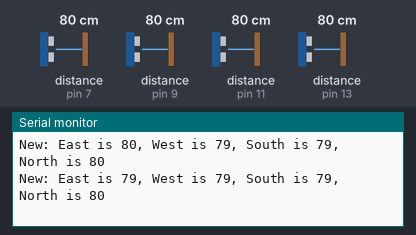
Simulated run of this sketch. Board: Arduino Uno, built with avr-gcc and run on an emulated ATmega328P. Shown: the last lines printed to the serial monitor. Wiring (inferred from the names in the program): 4 × ultrasonic range finder: trigger pin 6, echo pin 7 / trigger pin 8, echo pin 9 / trigger pin 10, echo pin 11 / trigger pin 12, echo pin 13. The inputs (shaded band) are chosen by the test bench; at power-on: distance to the obstacle (sensors on pin 7, pin 9, pin 11, pin 13) 80 cm. The echo pulse lasts 58.3 µs per cm.

Above: at 1.8 s.
1.9 s: distance to the obstacle (sensor on pin 7) set to 2 cm
At 2.7 s:
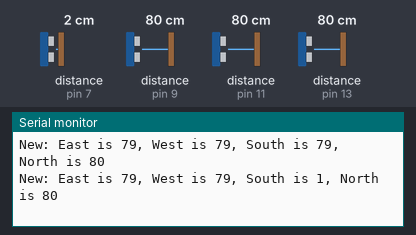
3.4 s: distance to the obstacle (sensor on pin 9) set to 2 cm
At 4.7 s:
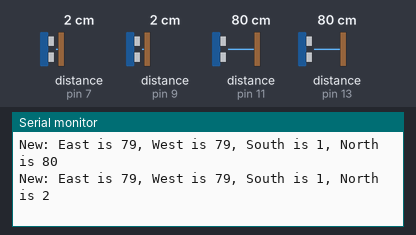
4.9 s: distance to the obstacle (sensor on pin 11) set to 2 cm
At 5.9 s:
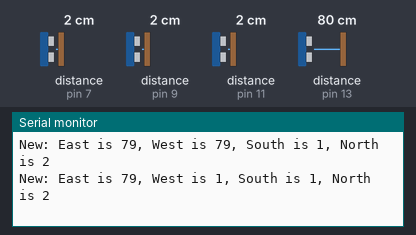
6.4 s: distance to the obstacle (sensor on pin 13) set to 2 cm
At 7.7 s:
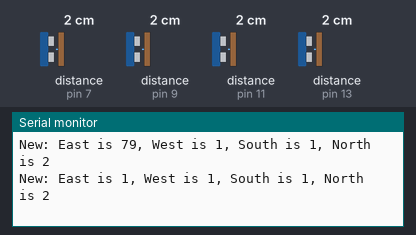
7.9 s: distance to the obstacle (sensor on pin 7) set to 4 cm
At 8.9 s:
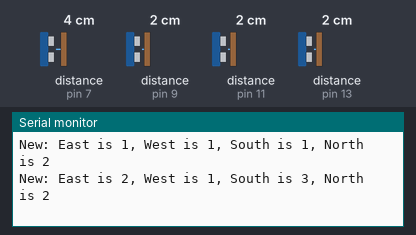
9.4 s: distance to the obstacle (sensor on pin 9) set to 4 cm
At 10.9 s:
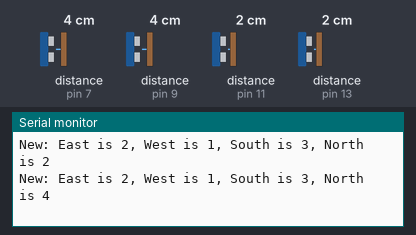
Timing chart, 0 to 11.9 s (numbered marks = the images above; inputs shaded):
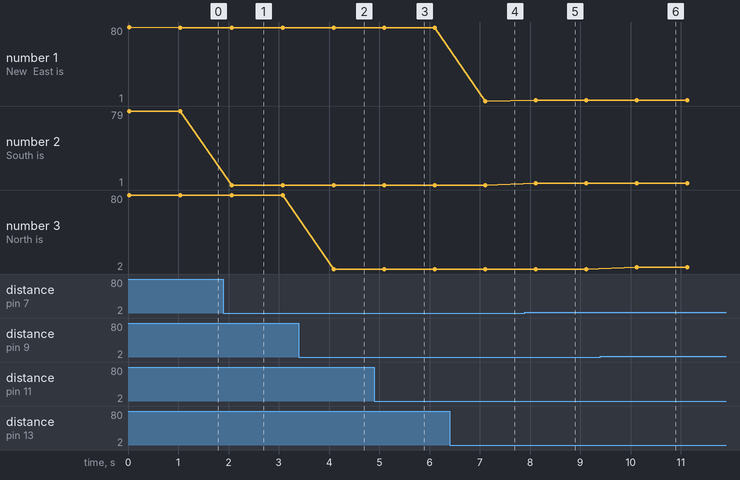

The sketch:

quad_ultrasonic_sensor.ino
```cpp
/*
HC-SR04 Ping distance sensor]
VCC to arduino 5v GND to arduino GND
Echo to Arduino pin 12 Trig to Arduino pin 13
Red POS to Arduino pin 11
Green POS to Arduino pin 10
560 ohm resistor to both LED NEG and GRD power rail
More info at: http://goo.gl/kJ8Gl
Original code improvements to the Ping sketch sourced from Trollmaker.com
Some code and wiring inspired by http://en.wikiversity.org/wiki/User:Dstaub/robotcar
*/

#define trigPinSouth 6
#define trigPinNorth 8
#define trigPinWest 10
#define trigPinEast 12

#define echoPinSouth 7
#define echoPinNorth 9
#define echoPinWest 11
#define echoPinEast 13


void setup() {
  Serial.begin (9600);

  pinMode(trigPinEast, OUTPUT);
  pinMode(trigPinWest, OUTPUT);
  pinMode(trigPinSouth, OUTPUT);
  pinMode(trigPinNorth, OUTPUT);

  pinMode(echoPinEast, INPUT);
  pinMode(echoPinWest, INPUT);
  pinMode(echoPinSouth, INPUT);
  pinMode(echoPinNorth, INPUT);
}

long calculateDistance(int pinNum, int echoPinNum) {
  long duration, distance;
  digitalWrite(pinNum, LOW);  // Added this line
  delayMicroseconds(2); // Added this line
  digitalWrite(pinNum, HIGH);
  delayMicroseconds(10); // Added this line
  digitalWrite(pinNum, LOW);
  duration = pulseIn(echoPinNum, HIGH);
  distance = (duration/2) / 29.1;
  return distance;
}

void loop() {
  long distanceEast = calculateDistance(trigPinEast, echoPinEast);
  long distanceWest = calculateDistance(trigPinWest, echoPinWest);
  long distanceSouth = calculateDistance(trigPinSouth, echoPinSouth);
  long distanceNorth = calculateDistance(trigPinNorth, echoPinNorth);

  Serial.println("New: East is "+String(distanceEast)+", West is "+String(distanceWest)+", South is "+String(distanceSouth)+", North is "+String(distanceNorth));
  delay(1000);
}
```

Measured:
- after the input at 1.9 s, the serial monitor: prints a new line after 0.16 s (image 1)
- after the input at 3.4 s, the serial monitor: prints a new line after 0.69 s (image 2)
- after the input at 4.9 s, the serial monitor: prints a new line after 0.20 s (image 3)
- after the input at 6.4 s, the serial monitor: prints a new line after 0.71 s (image 4)
- after the input at 7.9 s, the serial monitor: prints a new line after 0.21 s (image 5)
- after the input at 9.4 s, the serial monitor: prints a new line after 0.72 s (image 6)
- plotted number 2: 79 → 1 after the input at 1.9 s, 1 → 3 after the input at 7.9 s
- plotted number 3: 80 → 2 after the input at 3.4 s, 2 → 4 after the input at 9.4 s
